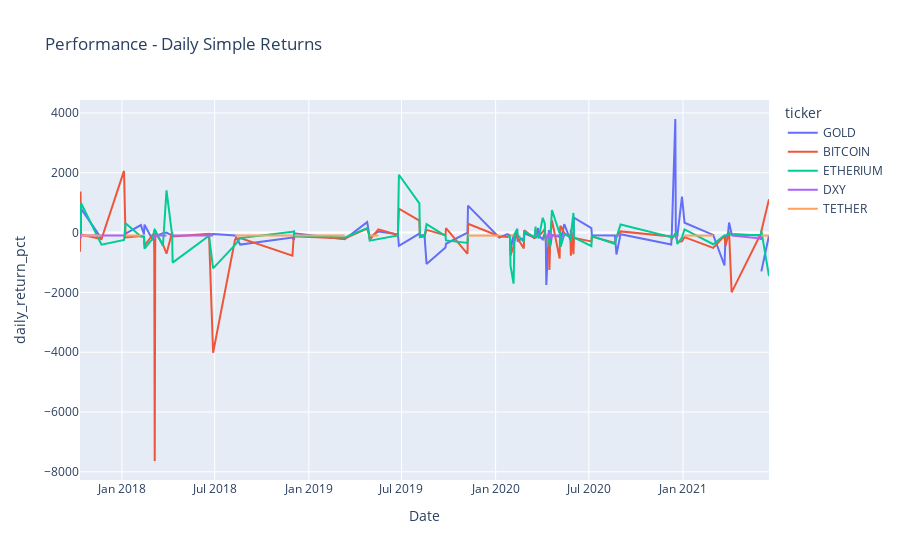

The cell this chart's notebook holds for it:
### Markdown cell above
---

### Code cell
fig = px.line(df1, x='Date',
              y='daily_return_pct', color='ticker',
              title='Performance - Daily Simple Returns',
              labels={'df_daily':'daily returns (%)'})
fig.show()
